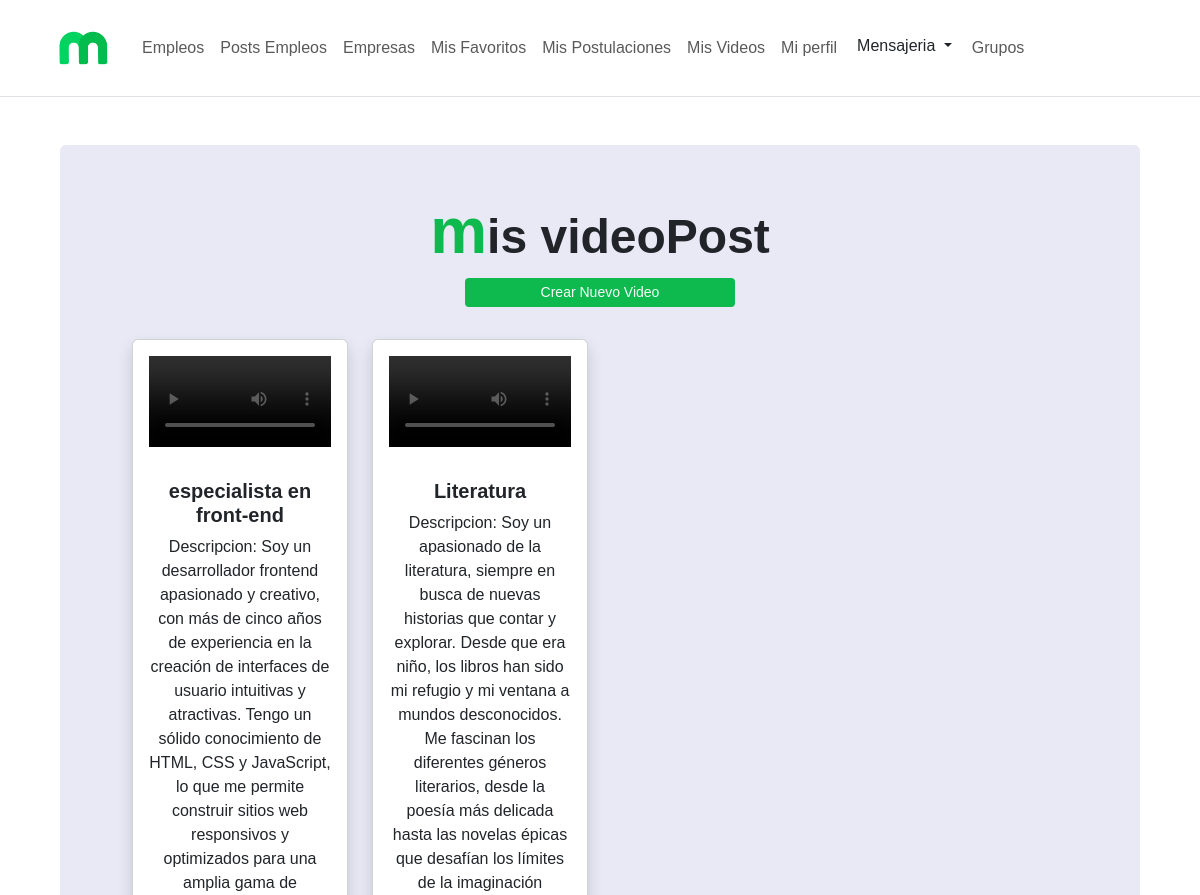
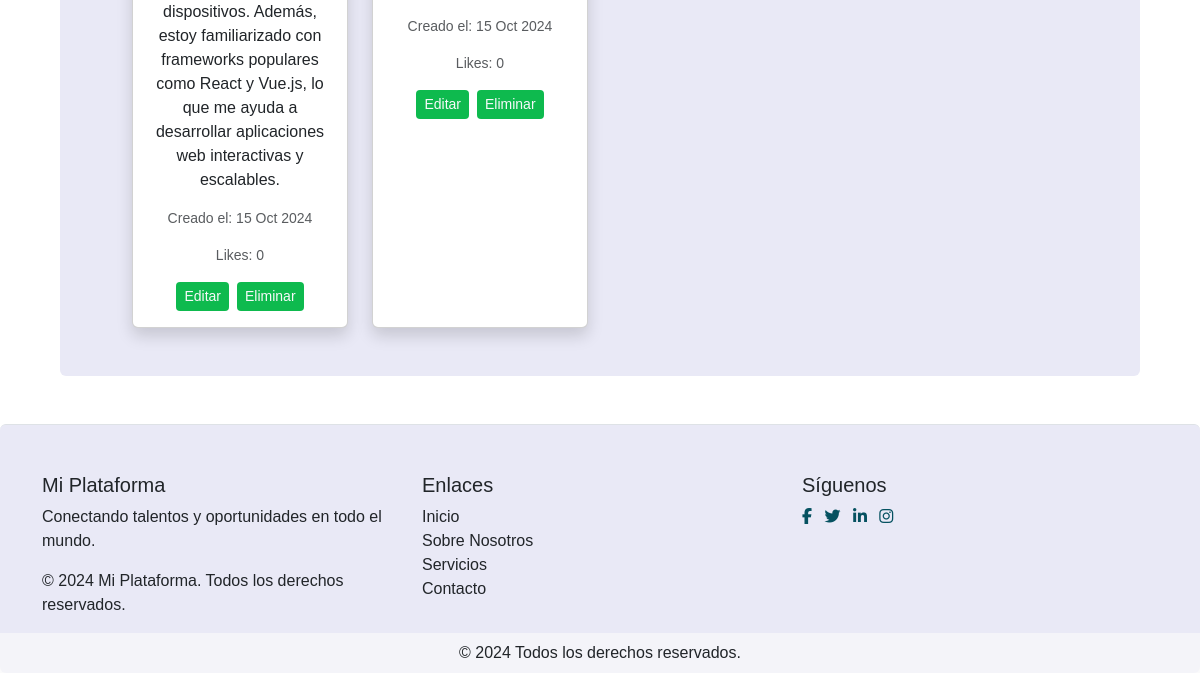
The page /mis-videos-posts (signed in) on the database as committed earlier (2 pictures, top to bottom).
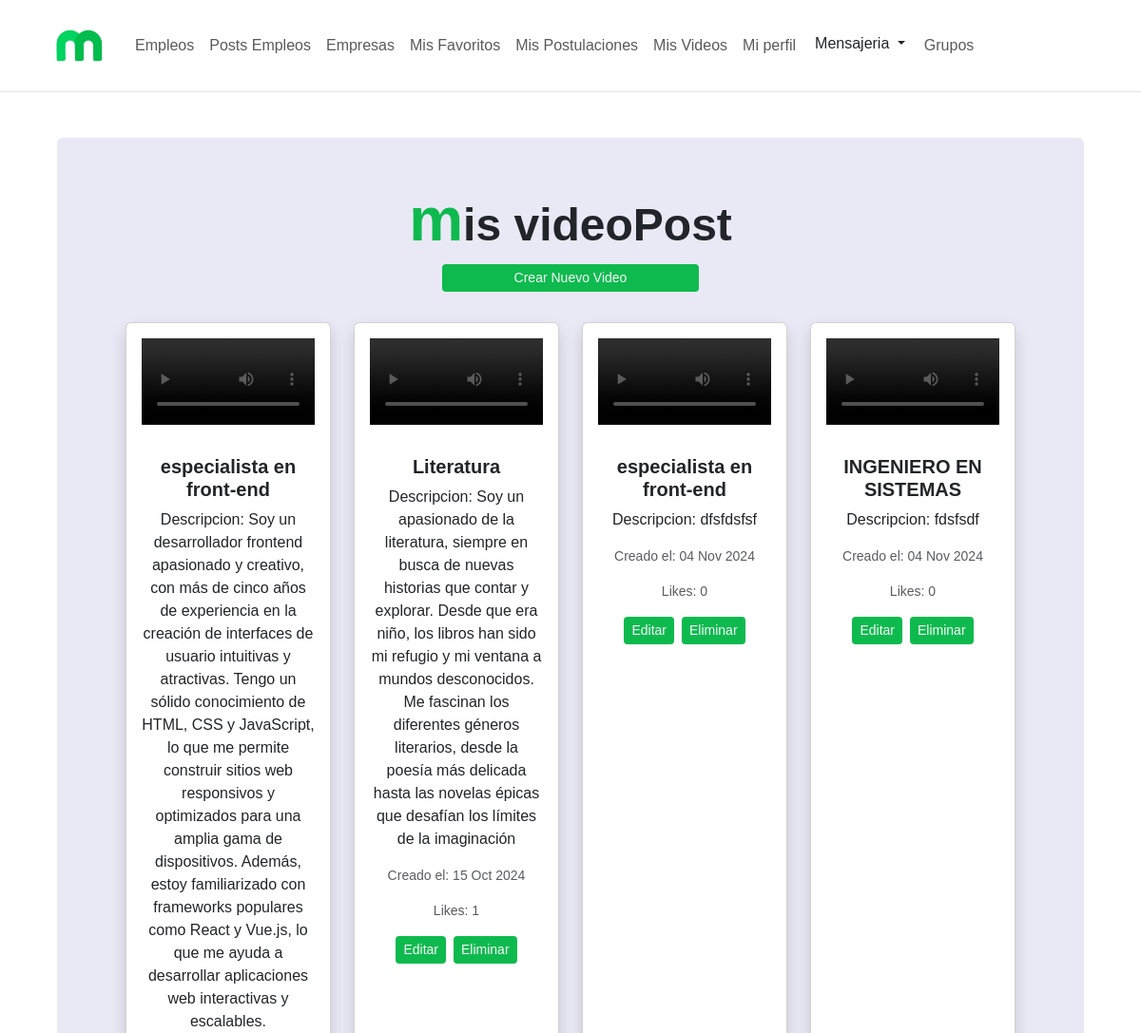
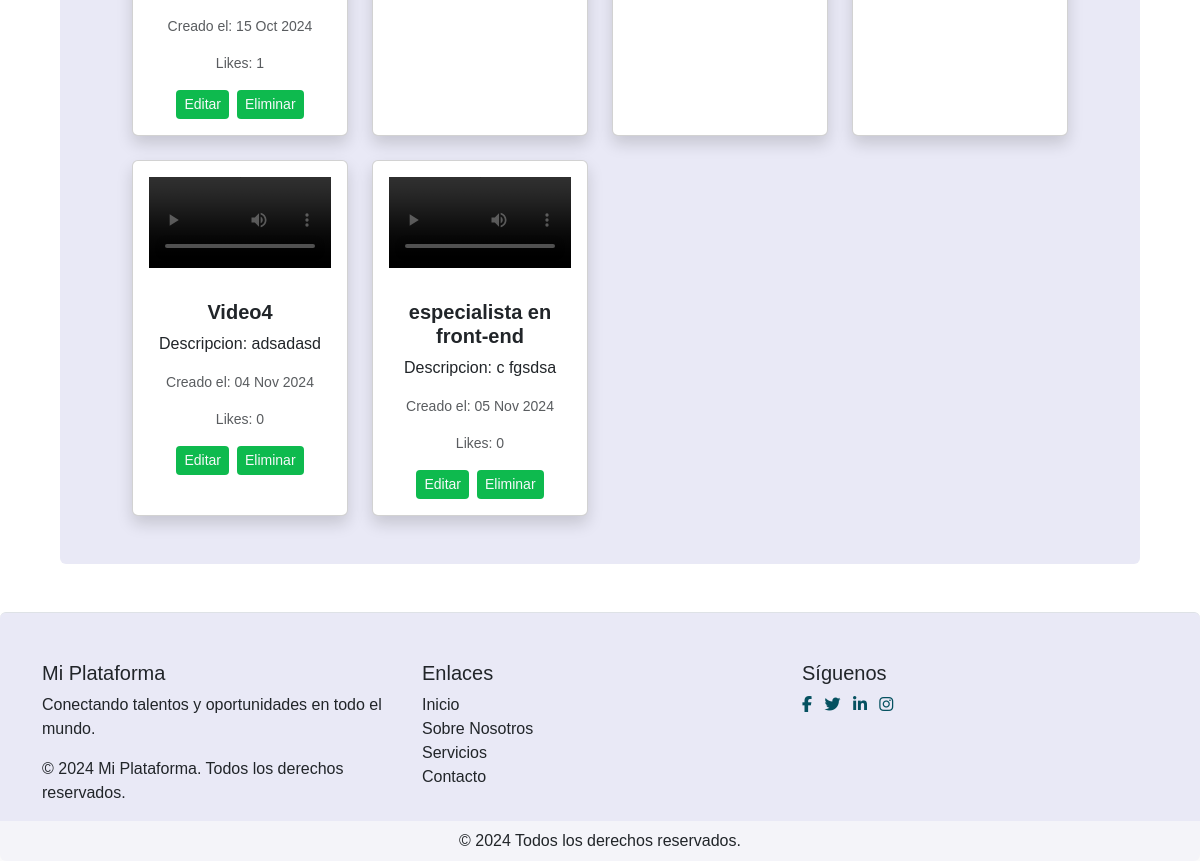
The same page on the database as committed later (2 pictures, top to bottom).
### buscador_aspirante/models.py (models this page shows, shortened)
class Video_post(models.Model):
    aspirante = models.ForeignKey(Aspirante, on_delete=models.CASCADE)
    titulo = models.CharField(max_length=255)
    descripcion = models.TextField()
    fecha_creacion = models.DateTimeField(default=timezone.now)
    video_post = models.FileField(upload_to='videos_post_aspirante/')
    palabras_clave = models.TextField()
    likes = models.ManyToManyField(User, related_name='likes_VideoPostAspirante', blank=True)
    embeddings = models.TextField(blank=True, null=True)

### buscador_aspirante/views.py (the view)
# urls.py: path('mis-videos-posts', views.mis_videos_posts, name='mis_videos_posts'),
def mis_videos_posts(request):
    aspirante = Aspirante.objects.get(usuario=request.user)
    videos = Video_post.objects.filter(aspirante=aspirante)
    return render(request, 'mis_videos_posts.html', {'videos': videos})

### buscador_aspirante/templates/mis_videos_posts.html (shortened to what this page needs)
{% extends 'base_aspirante.html' %} {% load static %}
{% load static %}
{% block content %}
<div class="container-fluid">
    <div class="row m-5">
        <div class="container-md rounded " style="background-color: #e9e9f6;">
            <div class="row mt-5 mb-0">
                <h2 class="titulo_magneto_2"><span class="color_m_font_big_3">m</span>is videoPost</h2>
                <a href="{% url 'crear_video_post' %}" class="btn btn-outline-light btn-sm fondo_verde border-0 w-25 mx-auto">Crear Nuevo Video</a>
            </div>
            <div class="row g-4 m-5 mt-2">
                {% for video in videos %}
                    <div class="col-md-3">
                        <div class="card shadow h-100">
                            <video class="card-img-top p-3" controls>
                                <source src="{{ video.video_post.url }}" type="video/mp4">
                            </video>
                            <div class="card-body">
                                <h5 class="card-title"><strong>{{ video.titulo }}</strong></h5>
                                <p class="card-text">Descripcion: {{ video.descripcion }}</p>
                                <p class="card-text"><small class="text-muted">Creado el: {{ video.fecha_creacion|date:"d M Y" }}</small></p>
                                <p class="card-text"><small class="text-muted">Likes: {{ video.likes.count }}</small></p>
                                <div class="d-flex align-content-center align-content-center justify-content-center">
                                    <a href="{% url 'editar_video' video.id %}" class="btn btn-outline-light btn-sm fondo_verde border-0 mx-1">Editar</a>
                                    <form action="{% url 'eliminar_video' video.id %}" method="post" class="">
                                        <button type="submit" class="btn btn-outline-light btn-sm fondo_verde border-0 mx-1" onclick="return confirm('¿Estás seguro de que deseas eliminar este video?');">Eliminar</button>
                                    </form>
                                </div>
                            </div>
                        </div>
                    </div>
                {% endfor %}
            </div>
        </div>
    </div>
</div>
{% endblock %}

Rows that differ between the two databases and show on the page:
computed for Video_post (number 1 of 6 on the later page): likes.count "0" → "1"
computed for Video_post "Literatura": likes.count "0" → "1"
added Video_post: titulo "especialista en front-end", descripcion "dfsfdsfsf", fecha_creacion "04 Nov 2024", likes.count "0"
added Video_post: titulo "INGENIERO EN SISTEMAS", descripcion "fdsfsdf", fecha_creacion "04 Nov 2024", likes.count "0"
added Video_post: titulo "Video4", descripcion "adsadasd", fecha_creacion "04 Nov 2024", likes.count "0"
added Video_post: titulo "especialista en front-end", descripcion "c fgsdsa", fecha_creacion "05 Nov 2024", likes.count "0"
